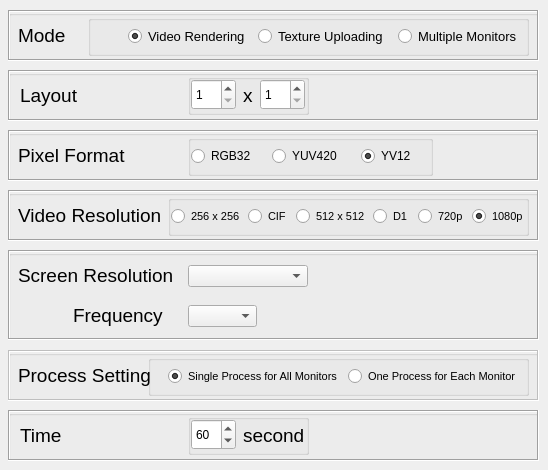
      <widget class="QWidget" name="tab_2">
       <attribute name="title">
        <string>Rendering</string>
       </attribute>
       <widget class="QGroupBox" name="group_mode">
        <property name="geometry">
         <rect>
          <x>8</x>
          <y>10</y>
          <width>531</width>
          <height>51</height>
         </rect>
        </property>
        <property name="title">
         <string/>
        </property>
        <widget class="QLabel" name="label_mode">
         <property name="geometry">
          <rect>
           <x>0</x>
           <y>5</y>
           <width>61</width>
           <height>40</height>
          </rect>
         </property>
         <property name="font">
          <font>
           <pointsize>14</pointsize>
           <underline>false</underline>
          </font>
         </property>
         <property name="frameShape">
          <enum>QFrame::NoFrame</enum>
         </property>
         <property name="frameShadow">
          <enum>QFrame::Sunken</enum>
         </property>
         <property name="lineWidth">
          <number>1</number>
         </property>
         <property name="text">
          <string>Mode</string>
         </property>
         <property name="textFormat">
          <enum>Qt::AutoText</enum>
         </property>
         <property name="indent">
          <number>10</number>
         </property>
        </widget>
        <widget class="QLabel" name="border_mode">
         <property name="geometry">
          <rect>
           <x>0</x>
           <y>0</y>
           <width>531</width>
           <height>51</height>
          </rect>
         </property>
         <property name="frameShape">
          <enum>QFrame::Box</enum>
         </property>
         <property name="frameShadow">
          <enum>QFrame::Sunken</enum>
         </property>
         <property name="text">
          <string/>
         </property>
        </widget>
        <widget class="QGroupBox" name="radios_mode">
         <property name="geometry">
          <rect>
           <x>80</x>
           <y>5</y>
           <width>441</width>
           <height>41</height>
          </rect>
         </property>
         <property name="title">
          <string/>
         </property>
         <widget class="QRadioButton" name="radio_mode_video">
          <property name="geometry">
           <rect>
            <x>40</x>
            <y>10</y>
            <width>131</width>
            <height>22</height>
           </rect>
          </property>
          <property name="font">
           <font>
            <pointsize>10</pointsize>
           </font>
          </property>
          <property name="text">
           <string>Video Rendering</string>
          </property>
          <property name="checked">
           <bool>true</bool>
          </property>
         </widget>
         <widget class="QRadioButton" name="radio_mode_texture">
          <property name="geometry">
           <rect>
            <x>170</x>
            <y>10</y>
            <width>141</width>
            <height>22</height>
           </rect>
          </property>
          <property name="font">
           <font>
            <pointsize>10</pointsize>
           </font>
          </property>
          <property name="text">
           <string>Texture Uploading</string>
          </property>
         </widget>
         <widget class="QRadioButton" name="radio_mode_multiple">
          <property name="geometry">
           <rect>
            <x>310</x>
            <y>10</y>
            <width>131</width>
            <height>22</height>
           </rect>
          </property>
          <property name="font">
           <font>
            <pointsize>10</pointsize>
           </font>
          </property>
          <property name="text">
           <string>Multiple Monitors</string>
          </property>
          <property name="checked">
           <bool>false</bool>
          </property>
         </widget>
        </widget>
       </widget>
       <widget class="QGroupBox" name="group_layout">
        <property name="geometry">
         <rect>
          <x>8</x>
          <y>70</y>
          <width>531</width>
          <height>51</height>
         </rect>
        </property>
        <property name="title">
         <string/>
        </property>
        <widget class="QLabel" name="border_layout">
         <property name="geometry">
          <rect>
           <x>0</x>
           <y>0</y>
           <width>531</width>
           <height>51</height>
          </rect>
         </property>
         <property name="frameShape">
          <enum>QFrame::Box</enum>
         </property>
         <property name="frameShadow">
          <enum>QFrame::Sunken</enum>
         </property>
         <property name="text">
          <string/>
         </property>
        </widget>
        <widget class="QLabel" name="label_layout">
         <property name="geometry">
          <rect>
           <x>2</x>
           <y>5</y>
           <width>80</width>
           <height>40</height>
          </rect>
         </property>
         <property name="font">
          <font>
           <pointsize>14</pointsize>
           <underline>false</underline>
          </font>
         </property>
         <property name="frameShape">
          <enum>QFrame::NoFrame</enum>
         </property>
         <property name="frameShadow">
          <enum>QFrame::Sunken</enum>
         </property>
         <property name="lineWidth">
          <number>1</number>
         </property>
         <property name="text">
          <string>Layout</string>
         </property>
         <property name="textFormat">
          <enum>Qt::AutoText</enum>
         </property>
         <property name="indent">
          <number>10</number>
         </property>
        </widget>
        <widget class="QGroupBox" name="size_layout">
         <property name="geometry">
          <rect>
           <x>180</x>
           <y>4</y>
           <width>121</width>
           <height>41</height>
          </rect>
         </property>
         <property name="title">
          <string/>
         </property>
         <widget class="QLabel" name="x_layout">
          <property name="geometry">
           <rect>
            <x>55</x>
            <y>13</y>
            <width>16</width>
            <height>16</height>
           </rect>
          </property>
          <property name="font">
           <font>
            <pointsize>14</pointsize>
           </font>
          </property>
          <property name="text">
           <string>x</string>
          </property>
         </widget>
         <widget class="QSpinBox" name="row_spin_test">
          <property name="geometry">
           <rect>
            <x>3</x>
            <y>5</y>
            <width>45</width>
            <height>31</height>
           </rect>
          </property>
          <property name="minimum">
           <number>1</number>
          </property>
          <property name="maximum">
           <number>8</number>
          </property>
         </widget>
         <widget class="QSpinBox" name="column_spin_test">
          <property name="geometry">
           <rect>
            <x>72</x>
            <y>5</y>
            <width>45</width>
            <height>31</height>
           </rect>
          </property>
          <property name="minimum">
           <number>1</number>
          </property>
          <property name="maximum">
           <number>8</number>
          </property>
         </widget>
        </widget>
       </widget>
       <widget class="QGroupBox" name="group_pix_test">
        <property name="geometry">
         <rect>
          <x>8</x>
          <y>130</y>
          <width>531</width>
          <height>51</height>
         </rect>
        </property>
        <property name="title">
         <string/>
        </property>
        <widget class="QLabel" name="label_pix_test">
         <property name="geometry">
          <rect>
           <x>0</x>
           <y>5</y>
           <width>125</width>
           <height>40</height>
          </rect>
         </property>
         <property name="font">
          <font>
           <pointsize>14</pointsize>
           <underline>false</underline>
          </font>
         </property>
         <property name="frameShape">
          <enum>QFrame::NoFrame</enum>
         </property>
         <property name="frameShadow">
          <enum>QFrame::Sunken</enum>
         </property>
         <property name="lineWidth">
          <number>1</number>
         </property>
         <property name="text">
          <string>Pixel Format</string>
         </property>
         <property name="textFormat">
          <enum>Qt::AutoText</enum>
         </property>
         <property name="indent">
          <number>10</number>
         </property>
        </widget>
        <widget class="QLabel" name="border_pix_test">
         <property name="geometry">
          <rect>
           <x>0</x>
           <y>0</y>
           <width>531</width>
           <height>51</height>
          </rect>
         </property>
         <property name="frameShape">
          <enum>QFrame::Box</enum>
         </property>
         <property name="frameShadow">
          <enum>QFrame::Sunken</enum>
         </property>
         <property name="text">
          <string/>
         </property>
        </widget>
        <widget class="QGroupBox" name="radios_pix_test">
         <property name="geometry">
          <rect>
           <x>180</x>
           <y>5</y>
           <width>245</width>
           <height>41</height>
          </rect>
         </property>
         <property name="title">
          <string/>
         </property>
         <widget class="QRadioButton" name="radio_rgb32_test">
          <property name="geometry">
           <rect>
            <x>3</x>
            <y>10</y>
            <width>72</width>
            <height>22</height>
           </rect>
          </property>
          <property name="text">
           <string>RGB32</string>
          </property>
         </widget>
         <widget class="QRadioButton" name="radio_yuv420_test">
          <property name="geometry">
           <rect>
            <x>84</x>
            <y>10</y>
            <width>82</width>
            <height>22</height>
           </rect>
          </property>
          <property name="text">
           <string>YUV420</string>
          </property>
         </widget>
         <widget class="QRadioButton" name="radio_yv12_test">
          <property name="geometry">
           <rect>
            <x>173</x>
            <y>10</y>
            <width>63</width>
            <height>22</height>
           </rect>
          </property>
          <property name="text">
           <string>YV12</string>
          </property>
          <property name="checked">
           <bool>true</bool>
          </property>
         </widget>
        </widget>
       </widget>
       <widget class="QGroupBox" name="group_video_test">
        <property name="geometry">
         <rect>
          <x>8</x>
          <y>190</y>
          <width>531</width>
          <height>51</height>
         </rect>
        </property>
        <property name="title">
         <string/>
        </property>
        <widget class="QLabel" name="label_video_test">
         <property name="geometry">
          <rect>
           <x>0</x>
           <y>5</y>
           <width>170</width>
           <height>40</height>
          </rect>
         </property>
         <property name="font">
          <font>
           <pointsize>14</pointsize>
           <underline>false</underline>
          </font>
         </property>
         <property name="frameShape">
          <enum>QFrame::NoFrame</enum>
         </property>
         <property name="frameShadow">
          <enum>QFrame::Sunken</enum>
         </property>
         <property name="lineWidth">
          <number>1</number>
         </property>
         <property name="text">
          <string>Video Resolution</string>
         </property>
         <property name="textFormat">
          <enum>Qt::AutoText</enum>
         </property>
         <property name="indent">
          <number>10</number>
         </property>
        </widget>
        <widget class="QLabel" name="border_video_test">
         <property name="geometry">
          <rect>
           <x>0</x>
           <y>0</y>
           <width>531</width>
           <height>51</height>
          </rect>
         </property>
         <property name="frameShape">
          <enum>QFrame::Box</enum>
         </property>
         <property name="frameShadow">
          <enum>QFrame::Sunken</enum>
         </property>
         <property name="text">
          <string/>
         </property>
        </widget>
        <widget class="QGroupBox" name="radios_video_test">
         <property name="geometry">
          <rect>
           <x>160</x>
           <y>5</y>
           <width>361</width>
           <height>41</height>
          </rect>
         </property>
         <property name="title">
          <string/>
         </property>
         <widget class="QRadioButton" name="radio_CIF_test">
          <property name="geometry">
           <rect>
            <x>80</x>
            <y>10</y>
            <width>50</width>
            <height>22</height>
           </rect>
          </property>
          <property name="font">
           <font>
            <pointsize>8</pointsize>
           </font>
          </property>
          <property name="text">
           <string>CIF</string>
          </property>
         </widget>
         <widget class="QRadioButton" name="radio_D1_test">
          <property name="geometry">
           <rect>
            <x>205</x>
            <y>10</y>
            <width>50</width>
            <height>22</height>
           </rect>
          </property>
          <property name="font">
           <font>
            <pointsize>8</pointsize>
           </font>
          </property>
          <property name="text">
           <string>D1</string>
          </property>
         </widget>
         <widget class="QRadioButton" name="radio_720p_test">
          <property name="geometry">
           <rect>
            <x>250</x>
            <y>10</y>
            <width>60</width>
            <height>22</height>
           </rect>
          </property>
          <property name="font">
           <font>
            <pointsize>8</pointsize>
           </font>
          </property>
          <property name="text">
           <string>720p</string>
          </property>
         </widget>
         <widget class="QRadioButton" name="radio_1080p_test">
          <property name="geometry">
           <rect>
            <x>304</x>
            <y>10</y>
            <width>61</width>
            <height>22</height>
           </rect>
          </property>
          <property name="font">
           <font>
            <pointsize>8</pointsize>
           </font>
          </property>
          <property name="text">
           <string>1080p</string>
          </property>
          <property name="checked">
           <bool>true</bool>
          </property>
         </widget>
         <widget class="QRadioButton" name="radio_512x512_test">
          <property name="geometry">
           <rect>
            <x>128</x>
            <y>10</y>
            <width>81</width>
            <height>22</height>
           </rect>
          </property>
          <property name="font">
           <font>
            <pointsize>8</pointsize>
           </font>
          </property>
          <property name="text">
           <string>512 x 512</string>
          </property>
         </widget>
         <widget class="QRadioButton" name="radio_256x256_test">
          <property name="geometry">
           <rect>
            <x>3</x>
            <y>10</y>
            <width>81</width>
            <height>22</height>
           </rect>
          </property>
          <property name="font">
           <font>
            <pointsize>8</pointsize>
           </font>
          </property>
          <property name="text">
           <string>256 x 256</string>
          </property>
         </widget>
        </widget>
       </widget>
       <widget class="QGroupBox" name="group_screen_test">
        <property name="geometry">
         <rect>
          <x>8</x>
          <y>250</y>
          <width>531</width>
          <height>90</height>
         </rect>
        </property>
        <property name="title">
         <string/>
        </property>
        <widget class="QLabel" name="label_screen_resolution_2">
         <property name="geometry">
          <rect>
           <x>0</x>
           <y>5</y>
           <width>170</width>
           <height>40</height>
          </rect>
         </property>
         <property name="font">
          <font>
           <pointsize>14</pointsize>
           <underline>false</underline>
          </font>
         </property>
         <property name="frameShape">
          <enum>QFrame::NoFrame</enum>
         </property>
         <property name="frameShadow">
          <enum>QFrame::Sunken</enum>
         </property>
         <property name="lineWidth">
          <number>1</number>
         </property>
         <property name="text">
          <string>Screen Resolution</string>
         </property>
         <property name="textFormat">
          <enum>Qt::AutoText</enum>
         </property>
         <property name="indent">
          <number>10</number>
         </property>
        </widget>
        <widget class="QLabel" name="border_screen_test">
         <property name="geometry">
          <rect>
           <x>0</x>
           <y>0</y>
           <width>531</width>
           <height>90</height>
          </rect>
         </property>
         <property name="frameShape">
          <enum>QFrame::Box</enum>
         </property>
         <property name="frameShadow">
          <enum>QFrame::Sunken</enum>
         </property>
         <property name="text">
          <string/>
         </property>
        </widget>
        <widget class="QLabel" name="label_screen_frequncy_2">
         <property name="geometry">
          <rect>
           <x>55</x>
           <y>45</y>
           <width>105</width>
           <height>40</height>
          </rect>
         </property>
         <property name="font">
          <font>
           <pointsize>14</pointsize>
           <underline>false</underline>
          </font>
         </property>
         <property name="frameShape">
          <enum>QFrame::NoFrame</enum>
         </property>
         <property name="frameShadow">
          <enum>QFrame::Sunken</enum>
         </property>
         <property name="lineWidth">
          <number>1</number>
         </property>
         <property name="text">
          <string>Frequency</string>
         </property>
         <property name="textFormat">
          <enum>Qt::AutoText</enum>
         </property>
         <property name="indent">
          <number>10</number>
         </property>
        </widget>
        <widget class="QComboBox" name="comboBoxTestResolution">
         <property name="geometry">
          <rect>
           <x>180</x>
           <y>15</y>
           <width>120</width>
           <height>22</height>
          </rect>
         </property>
        </widget>
        <widget class="QComboBox" name="comboBoxTestFrequency">
         <property name="geometry">
          <rect>
           <x>180</x>
           <y>55</y>
           <width>69</width>
           <height>22</height>
          </rect>
         </property>
        </widget>
       </widget>
       <widget class="QGroupBox" name="group_process">
        <property name="enabled">
         <bool>true</bool>
        </property>
        <property name="geometry">
         <rect>
          <x>8</x>
          <y>350</y>
          <width>531</width>
          <height>51</height>
         </rect>
        </property>
        <property name="title">
         <string/>
        </property>
        <widget class="QLabel" name="label_process">
         <property name="geometry">
          <rect>
           <x>0</x>
           <y>5</y>
           <width>151</width>
           <height>40</height>
          </rect>
         </property>
         <property name="font">
          <font>
           <pointsize>14</pointsize>
           <underline>false</underline>
          </font>
         </property>
         <property name="frameShape">
          <enum>QFrame::NoFrame</enum>
         </property>
         <property name="frameShadow">
          <enum>QFrame::Sunken</enum>
         </property>
         <property name="lineWidth">
          <number>1</number>
         </property>
         <property name="text">
          <string>Process Setting</string>
         </property>
         <property name="textFormat">
          <enum>Qt::AutoText</enum>
         </property>
         <property name="indent">
          <number>10</number>
         </property>
        </widget>
        <widget class="QLabel" name="border_process">
         <property name="enabled">
          <bool>false</bool>
         </property>
         <property name="geometry">
          <rect>
           <x>0</x>
           <y>0</y>
           <width>531</width>
           <height>51</height>
          </rect>
         </property>
         <property name="frameShape">
          <enum>QFrame::Box</enum>
         </property>
         <property name="frameShadow">
          <enum>QFrame::Sunken</enum>
         </property>
         <property name="text">
          <string/>
         </property>
        </widget>
        <widget class="QGroupBox" name="radios_process">
         <property name="geometry">
          <rect>
           <x>140</x>
           <y>5</y>
           <width>381</width>
           <height>41</height>
          </rect>
         </property>
         <property name="title">
          <string/>
         </property>
         <widget class="QRadioButton" name="radio_process_single">
          <property name="geometry">
           <rect>
            <x>20</x>
            <y>10</y>
            <width>181</width>
            <height>22</height>
           </rect>
          </property>
          <property name="font">
           <font>
            <pointsize>8</pointsize>
           </font>
          </property>
          <property name="text">
           <string>Single Process for All Monitors</string>
          </property>
          <property name="checked">
           <bool>true</bool>
          </property>
         </widget>
         <widget class="QRadioButton" name="radio_process_one">
          <property name="geometry">
           <rect>
            <x>200</x>
            <y>10</y>
            <width>181</width>
            <height>22</height>
           </rect>
          </property>
          <property name="font">
           <font>
            <pointsize>8</pointsize>
           </font>
          </property>
          <property name="text">
           <string>One Process for Each Monitor</string>
          </property>
          <property name="checked">
           <bool>false</bool>
          </property>
         </widget>
        </widget>
       </widget>
       <widget class="QGroupBox" name="group_time">
        <property name="geometry">
         <rect>
          <x>8</x>
          <y>410</y>
          <width>531</width>
          <height>51</height>
         </rect>
        </property>
        <property name="title">
         <string/>
        </property>
        <widget class="QLabel" name="border_time">
         <property name="geometry">
          <rect>
           <x>0</x>
           <y>0</y>
           <width>531</width>
           <height>51</height>
          </rect>
         </property>
         <property name="frameShape">
          <enum>QFrame::Box</enum>
         </property>
         <property name="frameShadow">
          <enum>QFrame::Sunken</enum>
         </property>
         <property name="text">
          <string/>
         </property>
        </widget>
        <widget class="QLabel" name="label_time">
         <property name="geometry">
          <rect>
           <x>2</x>
           <y>5</y>
           <width>80</width>
           <height>40</height>
          </rect>
         </property>
         <property name="font">
          <font>
           <pointsize>14</pointsize>
           <underline>false</underline>
          </font>
         </property>
         <property name="frameShape">
          <enum>QFrame::NoFrame</enum>
         </property>
         <property name="frameShadow">
          <enum>QFrame::Sunken</enum>
         </property>
         <property name="lineWidth">
          <number>1</number>
         </property>
         <property name="text">
          <string>Time</string>
         </property>
         <property name="textFormat">
          <enum>Qt::AutoText</enum>
         </property>
         <property name="indent">
          <number>10</number>
         </property>
        </widget>
        <widget class="QGroupBox" name="size_time">
         <property name="geometry">
          <rect>
           <x>180</x>
           <y>4</y>
           <width>121</width>
           <height>41</height>
          </rect>
         </property>
         <property name="title">
          <string/>
         </property>
         <widget class="QLabel" name="s_time">
          <property name="geometry">
           <rect>
            <x>55</x>
            <y>13</y>
            <width>61</width>
            <height>16</height>
           </rect>
          </property>
          <property name="font">
           <font>
            <pointsize>14</pointsize>
           </font>
          </property>
          <property name="text">
           <string>seconds</string>
          </property>
         </widget>
         <widget class="QSpinBox" name="time_spin_test">
          <property name="geometry">
           <rect>
            <x>3</x>
            <y>5</y>
            <width>45</width>
            <height>31</height>
           </rect>
          </property>
          <property name="minimum">
           <number>10</number>
          </property>
          <property name="maximum">
           <number>180</number>
          </property>
          <property name="value">
           <number>60</number>
          </property>
         </widget>
        </widget>
       </widget>
      </widget>
